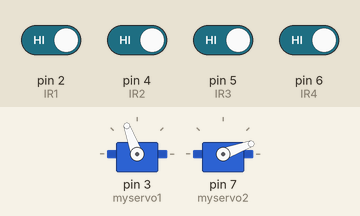
A sketch run on a simulated Arduino Uno, built with avr-gcc and run on an emulated ATmega328P. Shown: 2 × servo. The inputs (shaded band) are chosen by the test bench; at power-on: pin 2 (IR1), pin 4 (IR2), pin 5 (IR3), pin 6 (IR4) HIGH.

Above: at 1.2 s.
1.3 s: pin 2 (IR1) driven LOW
At 1.9 s:
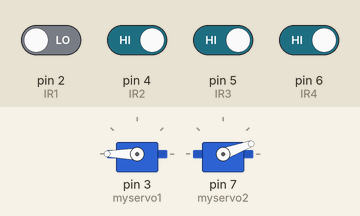
2.8 s: pin 5 (IR3) driven LOW
At 3.1 s:
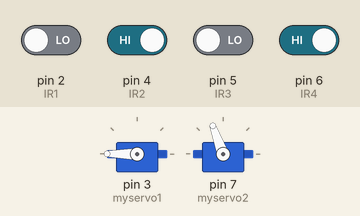
4.3 s: pin 4 (IR2) driven LOW
7.3 s: pin 4 (IR2) driven HIGH
8.8 s: pin 6 (IR4) driven LOW
Timing chart, 0 to 11.8 s (numbered marks = the images above; inputs shaded):
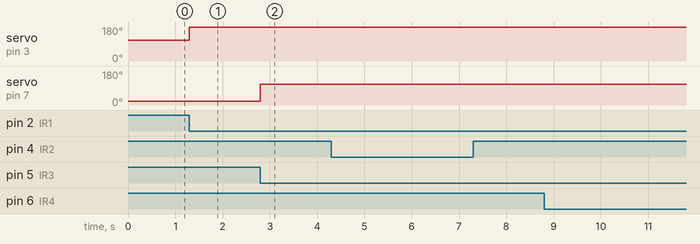

Measured:
- after the input at 1.3 s, servo on pin 3 (myservo1): 110° → 180° at once
- after the input at 2.8 s, servo on pin 7 (myservo2): 20° → 110° at once

The sketch:

Car_Parking_System.ino
```cpp
// Arduino Car Parking System

#include <Servo.h>

Servo myservo1;
Servo myservo2;

int IR1 = 2;
int IR2 = 4;

int IR3 = 5;
int IR4 = 6;

int Slot = 4;           //Enter Total number of parking Slots

int flag1 = 0;
int flag2 = 0;

int flag3 = 0;
int flag4 = 0;

void setup() {

  pinMode(IR1, INPUT);
  pinMode(IR2, INPUT);

  myservo1.attach(3);
  myservo1.write(110);

  myservo2.attach(7);
  myservo2.write(20);

}

void loop(){

  enterParking();
  outParking();
}

void enterParking(){

if(digitalRead(IR1) == LOW && flag1==0){
  if(Slot>0){
    flag1=1;
  if(flag2==0){
    myservo1.write(190);
    Slot = Slot-1;}
  }
}

if(digitalRead (IR2) == LOW && flag2==0){
  flag2=1;
  //if(flag1==0){
    //myservo1.write(0);
    //Slot = Slot+1;
  //}
}

if(flag1==1 && flag2==1){
  delay (1000);
  myservo1.write(110);
  flag1=0, flag2=0;
}

}

void outParking(){
  if(digitalRead(IR3) == LOW && flag3==0){
  if(Slot>=0){
    flag3=1;
  if(flag4==0){
    myservo2.write(110);
    Slot = Slot+1;}
  }
}

if(digitalRead (IR4) == LOW && flag4==0){
  flag4=1;
  //if(flag3==0){
    //myservo2.write(0);
    //Slot = Slot+1;
  //}
}

if(flag3==1 && flag4==1){
  delay (1000);
  myservo2.write(20);
  flag3=0, flag4=0;
}
}
```
